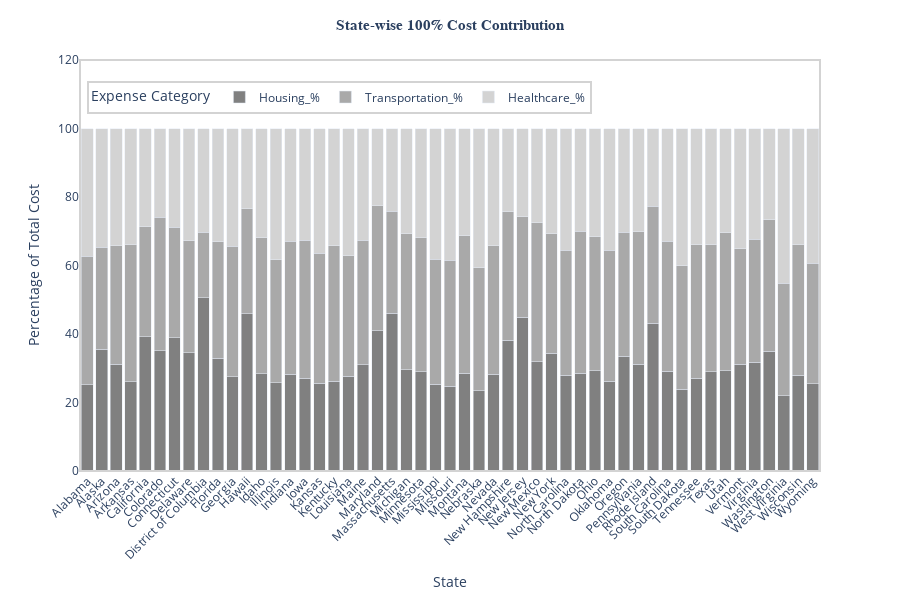

Notebook source saved alongside this figure:
### Code cell
# Normalize the values so each row adds up to 100% for the 100% stacked bar plot
state_pivot_normalized = state_pivot.div(state_pivot.sum(axis=1), axis=0) * 100

# Create an interactive 100% stacked bar plot
fig = px.bar(state_pivot_normalized, 
             x=state_pivot_normalized.index, 
             y=state_pivot_normalized.columns, 
             labels={'value': 'Percentage of Total Cost', 'state_name': 'State'}, 
             #color_discrete_sequence=px.colors.qualitative.Set1,  # Using Set1 color palette
             color_discrete_sequence=['grey', 'darkgrey', 'lightgrey'],
             barmode='stack')

# Customize the layout
fig.update_layout(
    title=dict(text="State-wise 100% Cost Contribution",x=0.5, xanchor='center',font=dict(size=15, family='Arial', weight='bold')),
    #title="State-wise 100% Cost Contribution",  # Updated title
    xaxis_title="State",
    yaxis_title="Percentage of Total Cost",
    height=600,
    xaxis_tickangle=-45,
    yaxis=dict(range=[0, 120],tickmode='linear',tick0=0,dtick=20,tickvals=[0, 20, 40, 60, 80, 100]),
    paper_bgcolor='white',  
    plot_bgcolor='white',
    shapes=[dict( type='rect',xref='paper', yref='paper',x0=0, y0=0,x1=1, y1=1,line=dict(color='lightgrey', width=2),layer='above')],
    legend_title="Expense Category",
    #legend=dict(title="Expense Category", x=0.01, y=1, traceorder='normal', orientation='h')
    legend=dict(title="Expense Category", x=0.01, y=0.95, traceorder='normal',orientation='h', bordercolor="lightgrey",borderwidth=2)
)

# Show the interactive plot
fig.show()

### Figure 1 — Plotly figure (JSON) as saved in the notebook; plotly's stock layout.template omitted (floating-point values rounded to 4 significant figures)
{"data": [{"alignmentgroup": "True", "hovertemplate": "variable=Housing_%<br>State=%{x}<br>Percentage of Total Cost=%{y}<extra></extra>", "legendgroup": "Housing_%", "marker": {"color": "grey", "pattern": {"shape": ""}}, "name": "Housing_%", "offsetgroup": "Housing_%", "orientation": "v", "showlegend": true, "textposition": "auto", "type": "bar", "x": ["Alabama", "Alaska", "Arizona", "Arkansas", "California", "Colorado", "Connecticut", "Delaware", "District of Columbia", "Florida", "Georgia", "Hawaii", "Idaho", "Illinois", "Indiana", "Iowa", "Kansas", "Kentucky", "Louisiana", "Maine", "Maryland", "Massachusetts", "Michigan", "Minnesota", "Mississippi", "Missouri", "Montana", "Nebraska", "Nevada", "New Hampshire", "New Jersey", "New Mexico", "New York", "North Carolina", "North Dakota", "Ohio", "Oklahoma", "Oregon", "Pennsylvania", "Rhode Island", "South Carolina", "South Dakota", "Tennessee", "Texas", "Utah", "Vermont", "Virginia", "Washington", "West Virginia", "Wisconsin", "Wyoming"], "xaxis": "x", "y": [25.2, 35.54, 31.18, 26.1, 39.14, 35.09, 38.86, 34.51, 50.64, 32.95, 27.57, 45.97, 28.33, 25.75, 28.31, 27.15, 25.68, 26.21, 27.68, 30.99, 40.92, 46.04, 29.63, 28.95, 25.39, 24.72, 28.48, 23.49, 28.32, 38.15, 44.88, 31.95, 34.34, 27.89, 28.54, 29.34, 26.23, 33.51, 31.18, 43.21, 29.12, 23.88, 27.15, 28.96, 29.33, 31.13, 31.81, 34.9, 21.96, 27.95, 25.41], "yaxis": "y"}, {"alignmentgroup": "True", "hovertemplate": "variable=Transportation_%<br>State=%{x}<br>Percentage of Total Cost=%{y}<extra></extra>", "legendgroup": "Transportation_%", "marker": {"color": "darkgrey", "pattern": {"shape": ""}}, "name": "Transportation_%", "offsetgroup": "Transportation_%", "orientation": "v", "showlegend": true, "textposition": "auto", "type": "bar", "x": ["Alabama", "Alaska", "Arizona", "Arkansas", "California", "Colorado", "Connecticut", "Delaware", "District of Columbia", "Florida", "Georgia", "Hawaii", "Idaho", "Illinois", "Indiana", "Iowa", "Kansas", "Kentucky", "Louisiana", "Maine", "Maryland", "Massachusetts", "Michigan", "Minnesota", "Mississippi", "Missouri", "Montana", "Nebraska", "Nevada", "New Hampshire", "New Jersey", "New Mexico", "New York", "North Carolina", "North Dakota", "Ohio", "Oklahoma", "Oregon", "Pennsylvania", "Rhode Island", "South Carolina", "South Dakota", "Tennessee", "Texas", "Utah", "Vermont", "Virginia", "Washington", "West Virginia", "Wisconsin", "Wyoming"], "xaxis": "x", "y": [37.49, 29.85, 34.63, 40.0, 32.14, 39.02, 32.32, 32.74, 19.11, 34.0, 38.01, 30.58, 39.76, 35.88, 38.73, 40.21, 37.89, 39.56, 35.1, 36.37, 36.58, 29.86, 39.71, 39.21, 36.5, 36.77, 40.14, 35.79, 37.4, 37.52, 29.33, 40.49, 35.0, 36.51, 41.52, 39.06, 38.24, 36.16, 38.61, 34.15, 38.02, 36.02, 38.86, 37.04, 40.2, 33.79, 35.79, 38.4, 32.91, 38.1, 35.21], "yaxis": "y"}, {"alignmentgroup": "True", "hovertemplate": "variable=Healthcare_%<br>State=%{x}<br>Percentage of Total Cost=%{y}<extra></extra>", "legendgroup": "Healthcare_%", "marker": {"color": "lightgrey", "pattern": {"shape": ""}}, "name": "Healthcare_%", "offsetgroup": "Healthcare_%", "orientation": "v", "showlegend": true, "textposition": "auto", "type": "bar", "x": ["Alabama", "Alaska", "Arizona", "Arkansas", "California", "Colorado", "Connecticut", "Delaware", "District of Columbia", "Florida", "Georgia", "Hawaii", "Idaho", "Illinois", "Indiana", "Iowa", "Kansas", "Kentucky", "Louisiana", "Maine", "Maryland", "Massachusetts", "Michigan", "Minnesota", "Mississippi", "Missouri", "Montana", "Nebraska", "Nevada", "New Hampshire", "New Jersey", "New Mexico", "New York", "North Carolina", "North Dakota", "Ohio", "Oklahoma", "Oregon", "Pennsylvania", "Rhode Island", "South Carolina", "South Dakota", "Tennessee", "Texas", "Utah", "Vermont", "Virginia", "Washington", "West Virginia", "Wisconsin", "Wyoming"], "xaxis": "x", "y": [37.3, 34.61, 34.19, 33.9, 28.72, 25.9, 28.82, 32.74, 30.26, 33.05, 34.42, 23.45, 31.91, 38.37, 32.96, 32.64, 36.44, 34.23, 37.22, 32.65, 22.5, 24.1, 30.66, 31.83, 38.11, 38.51, 31.38, 40.72, 34.28, 24.33, 25.8, 27.56, 30.66, 35.59, 29.94, 31.61, 35.53, 30.32, 30.2, 22.64, 32.86, 40.1, 34.0, 34.0, 30.47, 35.08, 32.39, 26.7, 45.13, 33.94, 39.38], "yaxis": "y"}], "layout": {"barmode": "stack", "height": 600, "legend": {"bordercolor": "lightgrey", "borderwidth": 2, "orientation": "h", "title": {"text": "Expense Category"}, "tracegroupgap": 0, "traceorder": "normal", "x": 0.01, "y": 0.95}, "margin": {"t": 60}, "paper_bgcolor": "white", "plot_bgcolor": "white", "shapes": [{"layer": "above", "line": {"color": "lightgrey", "width": 2}, "type": "rect", "x0": 0, "x1": 1, "xref": "paper", "y0": 0, "y1": 1, "yref": "paper"}], "title": {"font": {"family": "Arial", "size": 15, "weight": "bold"}, "text": "State-wise 100% Cost Contribution", "x": 0.5, "xanchor": "center"}, "xaxis": {"anchor": "y", "domain": [0, 1], "tickangle": -45, "title": {"text": "State"}}, "yaxis": {"anchor": "x", "domain": [0, 1], "dtick": 20, "range": [0, 120], "tick0": 0, "tickmode": "linear", "tickvals": [0, 20, 40, 60, 80, 100], "title": {"text": "Percentage of Total Cost"}}}}
